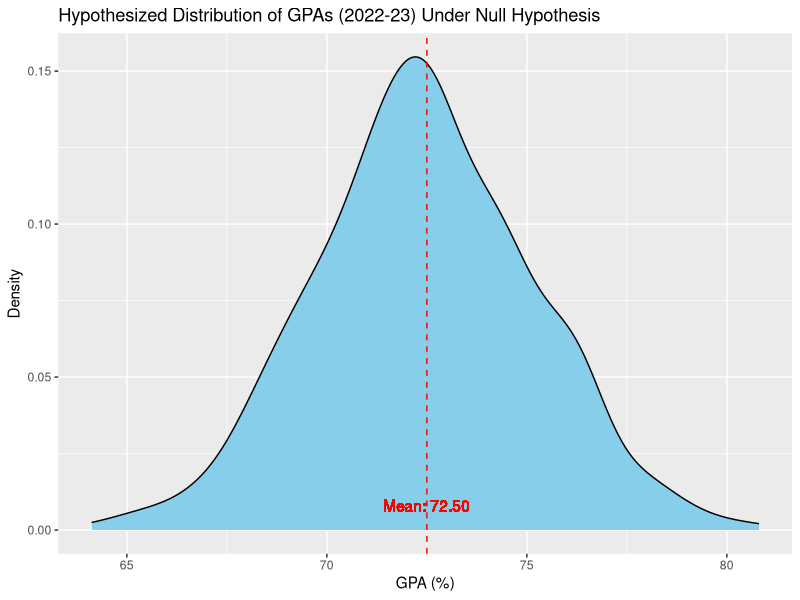
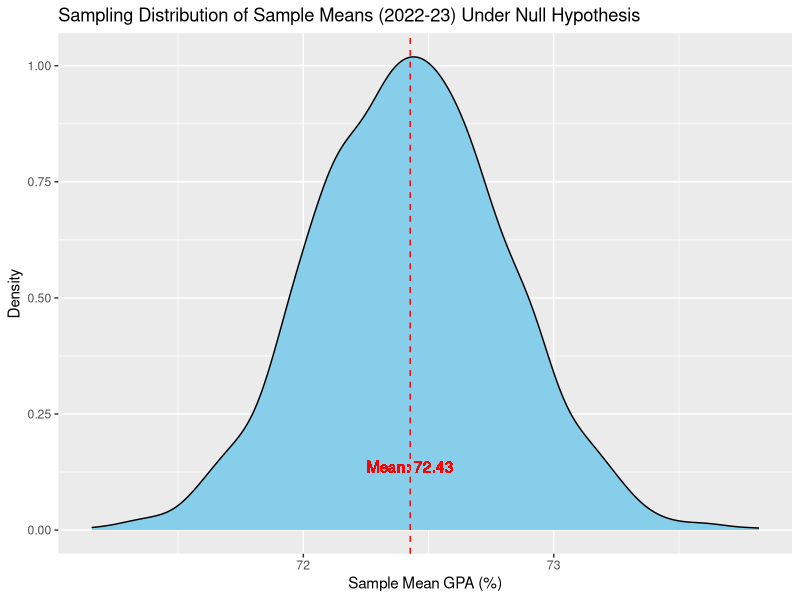
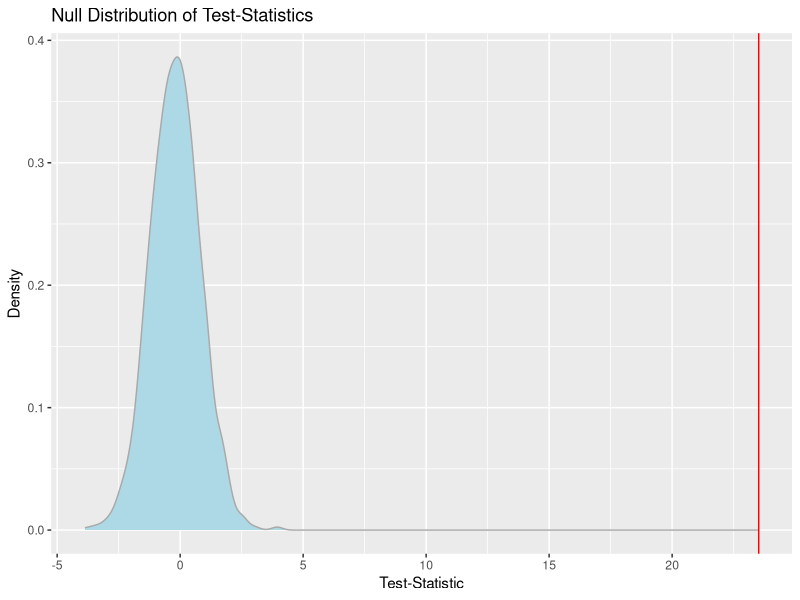
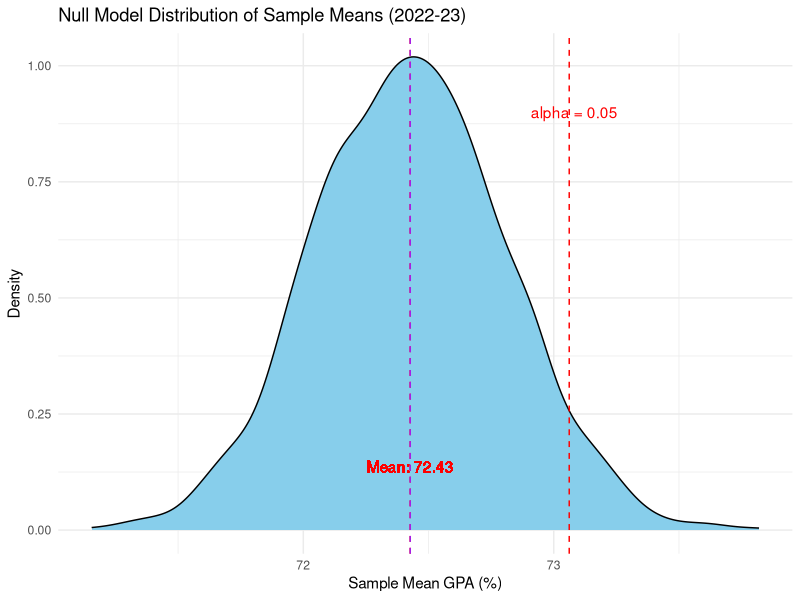
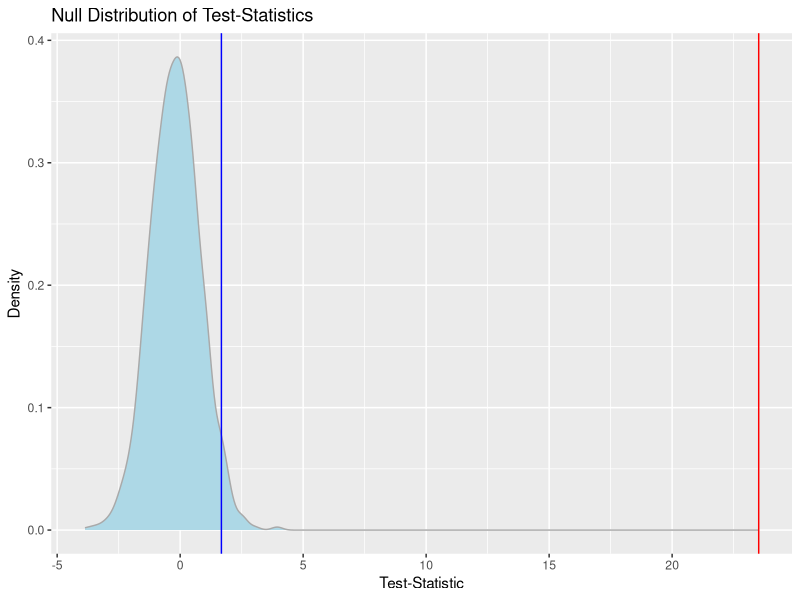
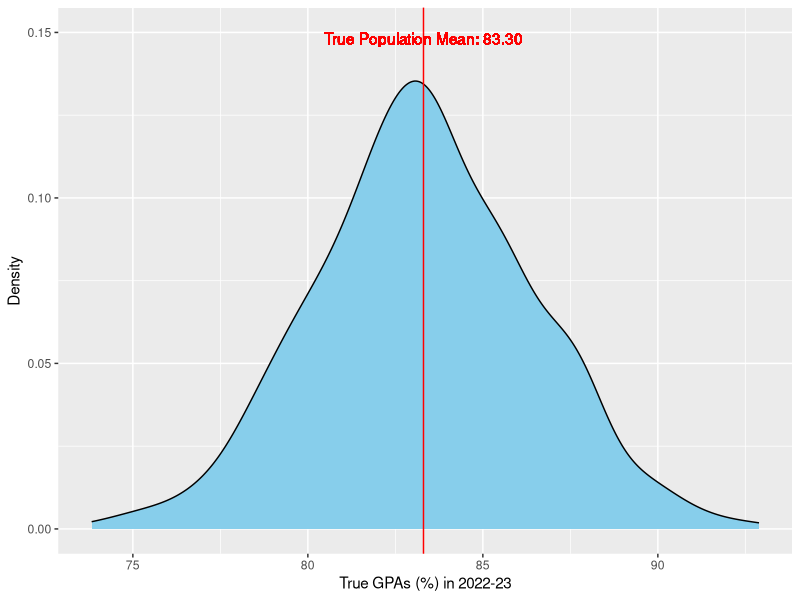

Recreate these plots in R, in order.
## ---- chunk 1
#RUN THIS CELL BEFORE CONTINUING
# Load the necessary library
library(dplyr)
library(ggplot2)
## ---- chunk 2
# Set the seed for reproducibility (optional)
set.seed(42)
n = 500 # number of observations
mean_h0 = 72.5 #hypothesized population mean under the null
sd_pop = 2.8 #population standard deviation of GPAs in 2022-23 

# Generate a bounded normal distribution of GPAs with mean 72.5% and standard deviation of 2.8%. 
gpa_null_dist <- data.frame(GPA = rnorm(n, mean_h0, sd_pop))

# Create the density plot and add the vertical line and annotation
gpa_null_dist_plot <- ggplot(gpa_null_dist, aes(x = GPA)) +
  geom_density(fill = "skyblue", color = "black") +
  geom_vline(xintercept = mean_h0, color = "red", linetype = "dashed") +
  geom_text(aes(label = sprintf("Mean: %.2f", mean_h0), x = mean_h0, y = 0.01), vjust = 1, color = "red") +
  labs(title = "Hypothesized Distribution of GPAs (2022-23) Under Null Hypothesis",
       x = "GPA (%)", y = "Density")
gpa_null_dist_plot
## ---- chunk 3
#RUN THIS CELL BEFORE CONTINUING:
rep_sample_n <- function(reps, n, pop_array) {
  
  output <- data.frame(replicate = integer(), GPA = numeric())

  for (i in 1:reps) {
    sample_vals <- sample(pop_array, n, replace = TRUE)
    temp_df <- data.frame(sample_id = rep(i, n), GPA = sample_vals)
    output <- rbind(output, temp_df)
  }

  return(output)
}

## ---- chunk 4
# Example usage of the function:
test <- rep_sample_n(reps = 1500, n = 50, gpa_null_dist$GPA)

head(test)
## ---- chunk 5
#RUN THIS CELL
set.seed(80) #DO NOT CHANGE for reproducibility. 

sampling_dist_null <- rep_sample_n(reps = 1500, n = 50, gpa_null_dist$GPA)

sampling_dist_means_null <- sampling_dist_null %>%
  group_by(sample_id) %>% summarise(mean_GPA = mean(GPA))

head(sampling_dist_means_null, 10)
## ---- chunk 6

mean_sample_means_null <- mean(sampling_dist_means_null$mean_GPA)

# Create the density plot for the sampling distribution and add the vertical line and annotation
sampling_dist_means_null_plot <- ggplot(sampling_dist_means_null, aes(x = mean_GPA)) +
  geom_density(fill = "skyblue", color = "black") +
  geom_vline(xintercept = mean_sample_means_null, color = "red", linetype = "dashed") +
  geom_text(aes(label = sprintf("Mean: %.2f", mean_sample_means_null), x = mean_sample_means_null, y = 0.15), vjust = 1, color = "red") +
  labs(title = "Sampling Distribution of Sample Means (2022-23) Under Null Hypothesis",
       x = "Sample Mean GPA (%)", y = "Density")

sampling_dist_means_null_plot
## ---- chunk 7
#RUN THE FOLLOWING CELL BEFORE CONTINUING:
# Set the seed for reproducibility
set.seed(42)

# Alternate Distribution of 500 GPAs with mean 83.30% and standard deviation of 3.2%. 
gpa_dist_alt <- rnorm(n = 500, mean = 83.40, sd = 3.2)

# Create a data frame with the population GPA data
gpa_dist_alt <- data.frame(GPA = gpa_dist_alt)

random_sample <- data.frame(GPA = sample(gpa_dist_alt$GPA, size = 50, replace = FALSE))

head(random_sample, 10)
## ---- chunk 8
sample_mean <- mean(random_sample$GPA)
sample_sd <- sd(random_sample$GPA)

print(sample_mean)
print(sample_sd)
## ---- chunk 9
# First, let's estimate the standard error using the sample S.D. 
standard_error <- sample_sd / sqrt(50)

# Calculate the test-statistic
test_stat <- (sample_mean - 72.5) / standard_error
test_stat
## ---- chunk 10
null_dist <- sampling_dist_null %>% 
  group_by(sample_id) %>% 
  summarise(sample_mean = mean(GPA),
            sample_sd = sd(GPA),
            sample_standard_error = sample_sd / sqrt(50)) %>%
  mutate(test_statistic = (sample_mean - 72.5)/ (sample_standard_error)) %>%
  ggplot(aes(x = test_statistic)) +
  geom_density(fill = "lightblue", color = "darkgrey") +
  labs(x = "Test-Statistic", y = "Density", title = "Null Distribution of Test-Statistics") +
  geom_vline(xintercept = test_stat, color = "red", type = "dashed")

null_dist
## ---- chunk 11
df = 50 - 1 #degrees of freedom = sample size minus 1

# Calculate the p-value using the t-distribution
p_val <- 1 - pt(test_stat, df = df)

print(paste("P-value:", p_val))
## ---- chunk 12
# Calculate the alpha = 0.05 critical value under the null assumption
critical_value_h0 <- quantile(sampling_dist_means_null$mean_GPA, probs = 1 - 0.05)

sampling_dist_means_null_plot <- sampling_dist_means_null_plot +
  # Annotate the mean of the sampling distribution under null
  geom_vline(xintercept = mean_sample_means_null, color = "purple", linetype = "dashed") +
  # Annotate where the quantile for alpha 0.05 falls under null
  geom_vline(xintercept = critical_value_h0, color = "red", linetype = "dashed") +
  # Annotate alpha = 0.05
  annotate("text", x = critical_value_h0 + 0.02, y = 0.9, label = "alpha = 0.05", color = "red") +
  labs(title = "Null Model Distribution of Sample Means (2022-23)", 
       x = "Sample Mean GPA (%)",
       y = "Density") +
  theme_minimal()

sampling_dist_means_null_plot
## ---- chunk 13
#RUN THIS CELL:
print(p_val < 0.05)
print(p_val < 0.01)
print(p_val < 0.1)
## ---- chunk 14
null_dist <- null_dist +
  geom_vline(xintercept = qt(0.95, df = 49), color = "blue", type = "dashed")

null_dist
## ---- chunk 15
#RUN THIS CELL:
gpa_dist_alt_plot <- gpa_dist_alt %>% 
  ggplot(aes(x = GPA)) +
  geom_density(fill = "skyblue", color = "black") +
  labs(x = "True GPAs (%) in 2022-23", y = "Density") +
  geom_vline(xintercept = mean(gpa_dist_alt$GPA), color = "red", type = "dashed") +
  geom_text(aes(label = sprintf("True Population Mean: %.2f", mean(gpa_dist_alt$GPA)), x = mean(gpa_dist_alt$GPA), y = 0.15), vjust = 1, color = "red")

gpa_dist_alt_plot
